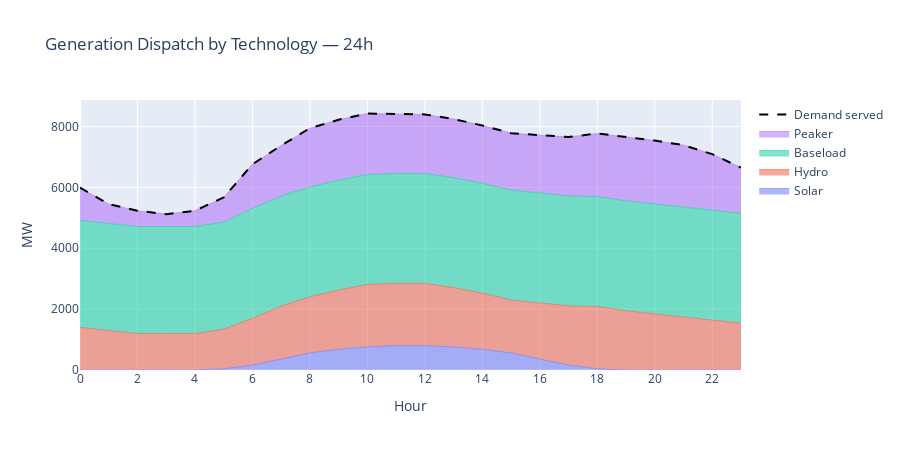

Write notebook code for a chart like this one.
### Code cell
# Dispatch stack by technology
type_colors = {'solar':'#F1C40F','hydro':'#3498DB','baseload':'#2ECC71','peaker':'#E74C3C'}
fig = go.Figure()
for tp in ['solar','hydro','baseload','peaker']:
    hourly = [0]*24
    for s in S:
        if supply[s][4] == tp:
            for t in T:
                if Qs[s][t] > 0:
                    hourly[t] += Qs[s][t] * (value(m.xs[s,t]) if Qs[s][t]>0 else 0)
    fig.add_trace(go.Scatter(x=T, y=hourly, mode='lines', name=tp.capitalize(),
        stackgroup='one', line=dict(width=0.5)))

# Demand served
dem_h = [0]*24
for d in D:
    for t in T:
        if Qd[d][t] > 0:
            dem_h[t] += Qd[d][t] * value(m.xd[d,t])
fig.add_trace(go.Scatter(x=T, y=dem_h, mode='lines', name='Demand served',
    line=dict(color='black', width=2, dash='dash')))

fig.update_layout(title="Generation Dispatch by Technology — 24h",
    xaxis_title="Hour", yaxis_title="MW", height=450)
fig.update_xaxes(dtick=2)
fig.show()

### Figure 1 — Plotly figure (JSON) as saved in the notebook; plotly's stock layout.template omitted (floating-point values rounded to 4 significant figures)
{"data": [{"line": {"width": 0.5}, "mode": "lines", "name": "Solar", "stackgroup": "one", "type": "scatter", "x": [0, 1, 2, 3, 4, 5, 6, 7, 8, 9, 10, 11, 12, 13, 14, 15, 16, 17, 18, 19, 20, 21, 22, 23], "y": [0, 0, 0, 0, 0, 40, 160, 360, 560, 680, 760, 800, 800, 760, 680, 560, 360, 160, 40, 0, 0, 0, 0, 0]}, {"line": {"width": 0.5}, "mode": "lines", "name": "Hydro", "stackgroup": "one", "type": "scatter", "x": [0, 1, 2, 3, 4, 5, 6, 7, 8, 9, 10, 11, 12, 13, 14, 15, 16, 17, 18, 19, 20, 21, 22, 23], "y": [1400, 1301, 1200, 1200, 1200, 1301, 1537, 1743, 1845, 1947, 2050, 2050, 2050, 1947, 1845, 1743, 1845, 1947, 2050, 1947, 1845, 1743, 1640, 1537]}, {"line": {"width": 0.5}, "mode": "lines", "name": "Baseload", "stackgroup": "one", "type": "scatter", "x": [0, 1, 2, 3, 4, 5, 6, 7, 8, 9, 10, 11, 12, 13, 14, 15, 16, 17, 18, 19, 20, 21, 22, 23], "y": [3515, 3515, 3515, 3515, 3515, 3515, 3610, 3610, 3610, 3610, 3610, 3610, 3610, 3610, 3610, 3610, 3610, 3610, 3610, 3610, 3610, 3610, 3610, 3610]}, {"line": {"width": 0.5}, "mode": "lines", "name": "Peaker", "stackgroup": "one", "type": "scatter", "x": [0, 1, 2, 3, 4, 5, 6, 7, 8, 9, 10, 11, 12, 13, 14, 15, 16, 17, 18, 19, 20, 21, 22, 23], "y": [1080, 634.0, 517.0, 407, 517.0, 812, 1451, 1661, 1930, 1986, 2008, 1960, 1938, 1930, 1898, 1869, 1898, 1938, 2072, 2090, 2083, 2034, 1842, 1500]}, {"line": {"color": "black", "dash": "dash", "width": 2}, "mode": "lines", "name": "Demand served", "type": "scatter", "x": [0, 1, 2, 3, 4, 5, 6, 7, 8, 9, 10, 11, 12, 13, 14, 15, 16, 17, 18, 19, 20, 21, 22, 23], "y": [5995, 5450, 5232, 5122, 5232, 5668, 6758, 7374, 7945.0, 8223, 8428, 8420, 8398.0, 8247, 8033.0, 7782, 7713.0, 7655.0, 7772.0, 7647.0, 7538, 7387.0, 7092.0, 6647]}], "layout": {"height": 450, "title": {"text": "Generation Dispatch by Technology — 24h"}, "xaxis": {"dtick": 2, "title": {"text": "Hour"}}, "yaxis": {"title": {"text": "MW"}}}}
